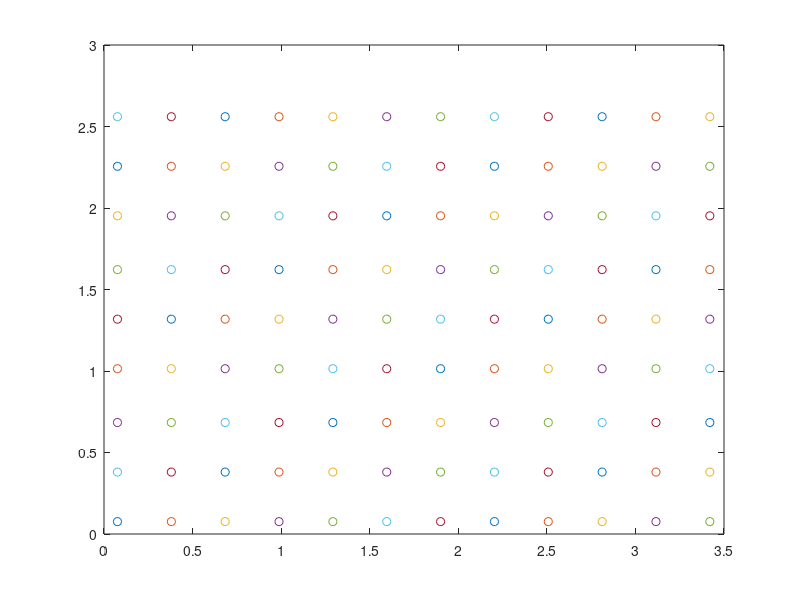

This figure's MATLAB source: (Note: this script raises an error after producing the figure.)
% Add additional inputs after the given ones if you want to
% Example:
% your_input = 1;
% ekf_handle1 = @(sensor, vic) ekf1(sensor, vic, your_input);
% ekf_handle2 = @(sensor) ekf2(sensor, your_input);
%
% We will only call ekf_handle in the test function.
% Note that this will only create a function handle, but not run the function


% vic ?
% vic = struct(field,value)

a = 0.152;
b = 0.178;
 world  = cell(24,18);
for j=1:5
    for i = 1:24
        
        world{i,j} = [ (((i-1)*a + i*a)/2), (((j-1)*a +j*a )/2) ; 
            (i-1)*a,(j-1)*a; 
            i*a, (j-1)*a;
            i*a, j*a ;
            (i-1)*a,j*a];
    end 
 end

for j=6
    for i = 1:24
        
        world{i,j} = [ (((i-1)*a + i*a)/2), (((j-1)*a + ((j-1)*a +b) )/2) ;
            (i-1)*a,(j-1)*a; 
            i*a, (j-1)*a;
            i*a, (j-1)*a + b ;
            (i-1)*a,(j-1)*a + b];
    end 
end


for j=7:11
    for i = 1:24
        
       world{i,j} = [ (((i-1)*a + i*a)/2), (((j-2)*a +b +(j-1)*a +b)/2) ;
           (i-1)*a,(j-2)*a + b; 
            i*a, (j-2)*a + b;
            i*a, (j-1)*a + b ;
            (i-1)*a,(j-1)*a + b];
    end 
end

for j=12
    for i = 1:24
        
        world{i,j} = [ (((i-1)*a + i*a)/2), (((j-2)*a +(j-2)*a +3*b)/2) ;
            (i-1)*a,((j-2)*a +b); 
            i*a, ((j-2)*a +b );
            i*a, ((j-2)*a + 2*b) ;
            (i-1)*a,((j-2)*a + 2*b)];
   end
end
            
  

for j=13:18
    for i = 1:24
        
       world{i,j} = [ (((i-1)*a + i*a)/2), (((j-3)*a +(j-2)*a + 4*b)/2) ;
       (i-1)*a,(j-3)*a + 2*b; 
            i*a, (j-3)*a + 2*b;
            i*a, (j-2)*a + 2*b;
            (i-1)*a,(j-2)*a + 2*b];
    end 
end

 worldnew = world (1:2:24, 1:2: 18);
figure,
 axis([0 4 0 4])
 for i = 1:108
     
plot(worldnew{i}(1,1)',worldnew{i}(1,2)','o')
hold on
drawnow;
% pause(0.25)
 end
estimate_pose_handle = @(sensor) estimate_pose(sensor,worldnew);


%=========================================================================%
syms Vx Vy Vz wx wy wz phi theta psi x y z omg1 omg2 omg3 acc1 acc2 acc3

G = [cos(theta) 0 -cos(phi)*sin(theta);
    0  1 sin(phi);
    sin(theta) 0 cos(phi)*cos(theta)];

ang = [wx ; wy; wz];
processModel = [Vx ; Vy ; Vz  ; inv(G)*ang];
state = [ x ; y; z; phi ; theta;  psi];
A = simplify(jacobian(processModel , state));
func = matlabFunction(A); %  @(phi,theta,wx,wz)

%=========================================================================%
omg = [omg1 ; omg2; omg3];
acc = [acc1 ; acc2; acc3 ];

% accel = acc + [0;0;-9.8];


R = RPYtoRot_ZXY(phi,theta,psi);
% accel = R'*accel ;
accel = R.'*acc  + [0;0;-9.8];
processModel = [ Vx;Vy;Vz;inv(G)*omg; accel];
state = [  x ; y; z ; phi ; theta;  psi; Vx; Vy; Vz];
A = simplify(jacobian(processModel , state));
func2 = matlabFunction(A); %   @(acc1,acc2,acc3,omg1,omg3,phi,psi,theta)





ekf1_handle = @(sensor, vic) ekf1(sensor,vic ,worldnew, func);
ekf2_handle = @(sensor) ekf2(sensor ,worldnew, func2);



% [ 0, 0, 0,                                                                                                         0,                                                                                                                                                           0,                                                                                                                     0, 1, 0, 0]
% [ 0, 0, 0,                                                                                                         0,                                                                                                                                                           0,                                                                                                                     0, 0, 1, 0]
% [ 0, 0, 0,                                                                                                         0,                                                                                                                                                           0,                                                                                                                     0, 0, 0, 1]
% [ 0, 0, 0,                                                                                                         0,                                                                                                                           omg3*cos(theta) - omg1*sin(theta),                                                                                                                     0, 0, 0, 0]
% [ 0, 0, 0,                                                           -(omg3*cos(theta) - omg1*sin(theta))/cos(phi)^2,                                                                                                     (sin(phi)*(omg1*cos(theta) + omg3*sin(theta)))/cos(phi),                                                                                                                     0, 0, 0, 0]
% [ 0, 0, 0,                                                 (sin(phi)*(omg3*cos(theta) - omg1*sin(theta)))/cos(phi)^2,                                                                                                               -(omg1*cos(theta) + omg3*sin(theta))/cos(phi),                                                                                                                     0, 0, 0, 0]
% [ 0, 0, 0, sin(phi)*sin(theta)*(acc3 - 49/5) + acc2*cos(phi)*cos(psi)*sin(theta) - acc1*cos(phi)*sin(psi)*sin(theta), - acc1*(cos(psi)*sin(theta) + cos(theta)*sin(phi)*sin(psi)) - acc2*(sin(psi)*sin(theta) - cos(psi)*cos(theta)*sin(phi)) - cos(phi)*cos(theta)*(acc3 - 49/5), acc2*(cos(psi)*cos(theta) - sin(phi)*sin(psi)*sin(theta)) - acc1*(cos(theta)*sin(psi) + cos(psi)*sin(phi)*sin(theta)), 0, 0, 0]
% [ 0, 0, 0,                                  cos(phi)*(acc3 - 49/5) - acc2*cos(psi)*sin(phi) + acc1*sin(phi)*sin(psi),                                                                                                                                                           0,                                                                             -cos(phi)*(acc1*cos(psi) + acc2*sin(psi)), 0, 0, 0]
% [ 0, 0, 0, acc1*cos(phi)*cos(theta)*sin(psi) - acc2*cos(phi)*cos(psi)*cos(theta) - cos(theta)*sin(phi)*(acc3 - 49/5),   acc1*(cos(psi)*cos(theta) - sin(phi)*sin(psi)*sin(theta)) + acc2*(cos(theta)*sin(psi) + cos(psi)*sin(phi)*sin(theta)) - cos(phi)*sin(theta)*(acc3 - 49/5), acc2*(cos(psi)*sin(theta) + cos(theta)*sin(phi)*sin(psi)) - acc1*(sin(psi)*sin(theta) - cos(psi)*cos(theta)*sin(phi)), 0, 0, 0]


% accel = R*acc  + [0;0;-9.8];
% [ 0, 0, 0,                                                                             0,                                                                                                                                                  0,                                                                                                                     0, 1, 0, 0]
% [ 0, 0, 0,                                                                             0,                                                                                                                                                  0,                                                                                                                     0, 0, 1, 0]
% [ 0, 0, 0,                                                                             0,                                                                                                                                                  0,                                                                                                                     0, 0, 0, 1]
% [ 0, 0, 0,                                                                             0,                                                                                                                  omg3*cos(theta) - omg1*sin(theta),                                                                                                                     0, 0, 0, 0]
% [ 0, 0, 0,                               -(omg3*cos(theta) - omg1*sin(theta))/cos(phi)^2,                                                                                            (sin(phi)*(omg1*cos(theta) + omg3*sin(theta)))/cos(phi),                                                                                                                     0, 0, 0, 0]
% [ 0, 0, 0,                     (sin(phi)*(omg3*cos(theta) - omg1*sin(theta)))/cos(phi)^2,                                                                                                      -(omg1*cos(theta) + omg3*sin(theta))/cos(phi),                                                                                                                     0, 0, 0, 0]
% [ 0, 0, 0,  sin(theta)*(acc3*sin(phi) + acc2*cos(phi)*cos(psi) - acc1*cos(phi)*sin(psi)), - acc1*(cos(psi)*sin(theta) + cos(theta)*sin(phi)*sin(psi)) - acc2*(sin(psi)*sin(theta) - cos(psi)*cos(theta)*sin(phi)) - acc3*cos(phi)*cos(theta), acc2*(cos(psi)*cos(theta) - sin(phi)*sin(psi)*sin(theta)) - acc1*(cos(theta)*sin(psi) + cos(psi)*sin(phi)*sin(theta)), 0, 0, 0]
% [ 0, 0, 0,               acc3*cos(phi) - acc2*cos(psi)*sin(phi) + acc1*sin(phi)*sin(psi),                                                                                                                                                  0,                                                                             -cos(phi)*(acc1*cos(psi) + acc2*sin(psi)), 0, 0, 0]
% [ 0, 0, 0, -cos(theta)*(acc3*sin(phi) + acc2*cos(phi)*cos(psi) - acc1*cos(phi)*sin(psi)),   acc1*(cos(psi)*cos(theta) - sin(phi)*sin(psi)*sin(theta)) + acc2*(cos(theta)*sin(psi) + cos(psi)*sin(phi)*sin(theta)) - acc3*cos(phi)*sin(theta), acc2*(cos(psi)*sin(theta) + cos(theta)*sin(phi)*sin(psi)) - acc1*(sin(psi)*sin(theta) - cos(psi)*cos(theta)*sin(phi)), 0, 0, 0]


%===========================================
% [ 0, 0, 0,                                                                             0,                                                                                                                                                  0,                                                                                                                     0, 1, 0, 0]
% [ 0, 0, 0,                                                                             0,                                                                                                                                                  0,                                                                                                                     0, 0, 1, 0]
% [ 0, 0, 0,                                                                             0,                                                                                                                                                  0,                                                                                                                     0, 0, 0, 1]
% [ 0, 0, 0,                                                                             0,                                                                                                                  omg3*cos(theta) - omg1*sin(theta),                                                                                                                     0, 0, 0, 0]
% [ 0, 0, 0,                               -(omg3*cos(theta) - omg1*sin(theta))/cos(phi)^2,                                                                                            (sin(phi)*(omg1*cos(theta) + omg3*sin(theta)))/cos(phi),                                                                                                                     0, 0, 0, 0]
% [ 0, 0, 0,                     (sin(phi)*(omg3*cos(theta) - omg1*sin(theta)))/cos(phi)^2,                                                                                                      -(omg1*cos(theta) + omg3*sin(theta))/cos(phi),                                                                                                                     0, 0, 0, 0]
% [ 0, 0, 0,  sin(theta)*(acc3*sin(phi) + acc2*cos(phi)*cos(psi) - acc1*cos(phi)*sin(psi)), - acc1*(cos(psi)*sin(theta) + cos(theta)*sin(phi)*sin(psi)) - acc2*(sin(psi)*sin(theta) - cos(psi)*cos(theta)*sin(phi)) - acc3*cos(phi)*cos(theta), acc2*(cos(psi)*cos(theta) - sin(phi)*sin(psi)*sin(theta)) - acc1*(cos(theta)*sin(psi) + cos(psi)*sin(phi)*sin(theta)), 0, 0, 0]
% [ 0, 0, 0,               acc3*cos(phi) - acc2*cos(psi)*sin(phi) + acc1*sin(phi)*sin(psi),                                                                                                                                                  0,                                                                             -cos(phi)*(acc1*cos(psi) + acc2*sin(psi)), 0, 0, 0]
% [ 0, 0, 0, -cos(theta)*(acc3*sin(phi) + acc2*cos(phi)*cos(psi) - acc1*cos(phi)*sin(psi)),   acc1*(cos(psi)*cos(theta) - sin(phi)*sin(psi)*sin(theta)) + acc2*(cos(theta)*sin(psi) + cos(psi)*sin(phi)*sin(theta)) - acc3*cos(phi)*sin(theta), acc2*(cos(psi)*sin(theta) + cos(theta)*sin(phi)*sin(psi)) - acc1*(sin(psi)*sin(theta) - cos(psi)*cos(theta)*sin(phi)), 0, 0, 0]
 
%================================
% [                                                                             0,                                                                                                                                                  0,                                                                                                                     0, 0, 0, 0, 1, 0, 0]
% [                                                                             0,                                                                                                                                                  0,                                                                                                                     0, 0, 0, 0, 0, 1, 0]
% [                                                                             0,                                                                                                                                                  0,                                                                                                                     0, 0, 0, 0, 0, 0, 1]
% [                                                                             0,                                                                                                                  omg3*cos(theta) - omg1*sin(theta),                                                                                                                     0, 0, 0, 0, 0, 0, 0]
% [                               -(omg3*cos(theta) - omg1*sin(theta))/cos(phi)^2,                                                                                            (sin(phi)*(omg1*cos(theta) + omg3*sin(theta)))/cos(phi),                                                                                                                     0, 0, 0, 0, 0, 0, 0]
% [                     (sin(phi)*(omg3*cos(theta) - omg1*sin(theta)))/cos(phi)^2,                                                                                                      -(omg1*cos(theta) + omg3*sin(theta))/cos(phi),                                                                                                                     0, 0, 0, 0, 0, 0, 0]
% [  sin(theta)*(acc3*sin(phi) + acc2*cos(phi)*cos(psi) - acc1*cos(phi)*sin(psi)), - acc1*(cos(psi)*sin(theta) + cos(theta)*sin(phi)*sin(psi)) - acc2*(sin(psi)*sin(theta) - cos(psi)*cos(theta)*sin(phi)) - acc3*cos(phi)*cos(theta), acc2*(cos(psi)*cos(theta) - sin(phi)*sin(psi)*sin(theta)) - acc1*(cos(theta)*sin(psi) + cos(psi)*sin(phi)*sin(theta)), 0, 0, 0, 0, 0, 0]
% [               acc3*cos(phi) - acc2*cos(psi)*sin(phi) + acc1*sin(phi)*sin(psi),                                                                                                                                                  0,                                                                             -cos(phi)*(acc1*cos(psi) + acc2*sin(psi)), 0, 0, 0, 0, 0, 0]
% [ -cos(theta)*(acc3*sin(phi) + acc2*cos(phi)*cos(psi) - acc1*cos(phi)*sin(psi)),   acc1*(cos(psi)*cos(theta) - sin(phi)*sin(psi)*sin(theta)) + acc2*(cos(theta)*sin(psi) + cos(psi)*sin(phi)*sin(theta)) - acc3*cos(phi)*sin(theta), acc2*(cos(psi)*sin(theta) + cos(theta)*sin(phi)*sin(psi)) - acc1*(sin(psi)*sin(theta) - cos(psi)*cos(theta)*sin(phi)), 0, 0, 0, 0, 0, 0]
